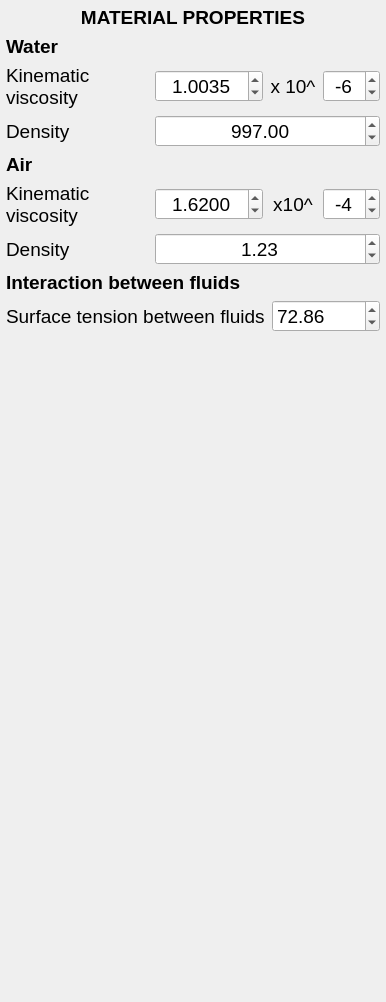
<?xml version="1.0" encoding="UTF-8"?>
<ui version="4.0">
 <class>materials</class>
 <widget class="QFrame" name="materials">
  <property name="geometry">
   <rect>
    <x>0</x>
    <y>0</y>
    <width>386</width>
    <height>1002</height>
   </rect>
  </property>
  <property name="windowTitle">
   <string>Frame</string>
  </property>
  <layout class="QVBoxLayout" name="verticalLayout">
   <property name="leftMargin">
    <number>6</number>
   </property>
   <property name="topMargin">
    <number>6</number>
   </property>
   <property name="rightMargin">
    <number>6</number>
   </property>
   <property name="bottomMargin">
    <number>6</number>
   </property>
   <item>
    <widget class="QLabel" name="Lbl_H1">
     <property name="font">
      <font>
       <pointsize>14</pointsize>
      </font>
     </property>
     <property name="text">
      <string>&lt;html&gt;&lt;head/&gt;&lt;body&gt;&lt;p&gt;&lt;span style=&quot; font-weight:600;&quot;&gt;MATERIAL PROPERTIES&lt;/span&gt;&lt;/p&gt;&lt;/body&gt;&lt;/html&gt;</string>
     </property>
     <property name="alignment">
      <set>Qt::AlignCenter</set>
     </property>
    </widget>
   </item>
   <item>
    <widget class="QLabel" name="Lbl_WaterH2">
     <property name="font">
      <font>
       <pointsize>14</pointsize>
       <weight>75</weight>
       <bold>true</bold>
      </font>
     </property>
     <property name="text">
      <string>Water</string>
     </property>
    </widget>
   </item>
   <item>
    <layout class="QGridLayout" name="gridLayout" columnstretch="3,1,1,1">
     <item row="0" column="3">
      <widget class="QDoubleSpinBox" name="DSpBx_WaterViscExp">
       <property name="font">
        <font>
         <pointsize>14</pointsize>
        </font>
       </property>
       <property name="alignment">
        <set>Qt::AlignCenter</set>
       </property>
       <property name="decimals">
        <number>0</number>
       </property>
       <property name="minimum">
        <double>-10.000000000000000</double>
       </property>
       <property name="maximum">
        <double>10.000000000000000</double>
       </property>
       <property name="value">
        <double>-6.000000000000000</double>
       </property>
      </widget>
     </item>
     <item row="0" column="2">
      <widget class="QLabel" name="Lbl_10pb">
       <property name="font">
        <font>
         <pointsize>14</pointsize>
        </font>
       </property>
       <property name="text">
        <string>x 10^</string>
       </property>
       <property name="alignment">
        <set>Qt::AlignCenter</set>
       </property>
      </widget>
     </item>
     <item row="0" column="1">
      <widget class="QDoubleSpinBox" name="DSpBx_WaterVisc">
       <property name="font">
        <font>
         <pointsize>14</pointsize>
        </font>
       </property>
       <property name="alignment">
        <set>Qt::AlignCenter</set>
       </property>
       <property name="decimals">
        <number>4</number>
       </property>
       <property name="maximum">
        <double>100.000000000000000</double>
       </property>
       <property name="singleStep">
        <double>0.100000000000000</double>
       </property>
       <property name="value">
        <double>1.003500000000000</double>
       </property>
      </widget>
     </item>
     <item row="0" column="0">
      <widget class="QLabel" name="Lbl_WaterVisc">
       <property name="font">
        <font>
         <pointsize>14</pointsize>
         <italic>false</italic>
        </font>
       </property>
       <property name="text">
        <string>Kinematic viscosity</string>
       </property>
       <property name="alignment">
        <set>Qt::AlignLeading|Qt::AlignLeft|Qt::AlignVCenter</set>
       </property>
       <property name="wordWrap">
        <bool>true</bool>
       </property>
      </widget>
     </item>
     <item row="1" column="0">
      <widget class="QLabel" name="Lbl_WaterDen">
       <property name="font">
        <font>
         <pointsize>14</pointsize>
         <italic>false</italic>
        </font>
       </property>
       <property name="text">
        <string>Density</string>
       </property>
       <property name="alignment">
        <set>Qt::AlignLeading|Qt::AlignLeft|Qt::AlignVCenter</set>
       </property>
       <property name="wordWrap">
        <bool>true</bool>
       </property>
      </widget>
     </item>
     <item row="1" column="1" colspan="3">
      <widget class="QDoubleSpinBox" name="DSpBx_WaterDen">
       <property name="font">
        <font>
         <pointsize>14</pointsize>
        </font>
       </property>
       <property name="alignment">
        <set>Qt::AlignCenter</set>
       </property>
       <property name="maximum">
        <double>10000.000000000000000</double>
       </property>
       <property name="value">
        <double>997.000000000000000</double>
       </property>
      </widget>
     </item>
    </layout>
   </item>
   <item>
    <widget class="QLabel" name="Lbl_AirH2">
     <property name="font">
      <font>
       <pointsize>14</pointsize>
       <weight>75</weight>
       <bold>true</bold>
      </font>
     </property>
     <property name="text">
      <string>Air</string>
     </property>
    </widget>
   </item>
   <item>
    <layout class="QGridLayout" name="gridLayout_2" columnstretch="3,1,1,1">
     <item row="0" column="3">
      <widget class="QDoubleSpinBox" name="DSpBx_AirViscExp">
       <property name="font">
        <font>
         <pointsize>14</pointsize>
        </font>
       </property>
       <property name="alignment">
        <set>Qt::AlignCenter</set>
       </property>
       <property name="decimals">
        <number>0</number>
       </property>
       <property name="minimum">
        <double>-10.000000000000000</double>
       </property>
       <property name="maximum">
        <double>10.000000000000000</double>
       </property>
       <property name="value">
        <double>-4.000000000000000</double>
       </property>
      </widget>
     </item>
     <item row="0" column="0">
      <widget class="QLabel" name="Lbl_AirVisc">
       <property name="font">
        <font>
         <pointsize>14</pointsize>
         <italic>false</italic>
        </font>
       </property>
       <property name="text">
        <string>Kinematic viscosity</string>
       </property>
       <property name="alignment">
        <set>Qt::AlignLeading|Qt::AlignLeft|Qt::AlignVCenter</set>
       </property>
       <property name="wordWrap">
        <bool>true</bool>
       </property>
      </widget>
     </item>
     <item row="0" column="1">
      <widget class="QDoubleSpinBox" name="DSpBx_AirVisc">
       <property name="font">
        <font>
         <pointsize>14</pointsize>
        </font>
       </property>
       <property name="alignment">
        <set>Qt::AlignCenter</set>
       </property>
       <property name="decimals">
        <number>4</number>
       </property>
       <property name="maximum">
        <double>100.000000000000000</double>
       </property>
       <property name="value">
        <double>1.620000000000000</double>
       </property>
      </widget>
     </item>
     <item row="0" column="2">
      <widget class="QLabel" name="Lbl_10pa">
       <property name="font">
        <font>
         <pointsize>14</pointsize>
        </font>
       </property>
       <property name="text">
        <string>x10^</string>
       </property>
       <property name="alignment">
        <set>Qt::AlignCenter</set>
       </property>
      </widget>
     </item>
     <item row="1" column="0">
      <widget class="QLabel" name="Lbl_AirDen">
       <property name="font">
        <font>
         <pointsize>14</pointsize>
         <italic>false</italic>
        </font>
       </property>
       <property name="text">
        <string>Density</string>
       </property>
       <property name="alignment">
        <set>Qt::AlignLeading|Qt::AlignLeft|Qt::AlignVCenter</set>
       </property>
       <property name="wordWrap">
        <bool>true</bool>
       </property>
      </widget>
     </item>
     <item row="1" column="1" colspan="3">
      <widget class="QDoubleSpinBox" name="DSpBx_AirDen">
       <property name="font">
        <font>
         <pointsize>14</pointsize>
        </font>
       </property>
       <property name="alignment">
        <set>Qt::AlignCenter</set>
       </property>
       <property name="maximum">
        <double>10000.000000000000000</double>
       </property>
       <property name="value">
        <double>1.230000000000000</double>
       </property>
      </widget>
     </item>
    </layout>
   </item>
   <item>
    <widget class="QLabel" name="Lbl_SurfTenH2">
     <property name="font">
      <font>
       <pointsize>14</pointsize>
       <weight>75</weight>
       <bold>true</bold>
      </font>
     </property>
     <property name="text">
      <string>Interaction between fluids</string>
     </property>
    </widget>
   </item>
   <item>
    <layout class="QGridLayout" name="gridLayout_4" columnstretch="3,0,0">
     <item row="0" column="0">
      <widget class="QLabel" name="Lbl_SurfTen">
       <property name="font">
        <font>
         <pointsize>14</pointsize>
         <italic>false</italic>
        </font>
       </property>
       <property name="text">
        <string>Surface tension between fluids</string>
       </property>
       <property name="alignment">
        <set>Qt::AlignLeading|Qt::AlignLeft|Qt::AlignVCenter</set>
       </property>
       <property name="wordWrap">
        <bool>true</bool>
       </property>
      </widget>
     </item>
     <item row="0" column="1" colspan="2">
      <widget class="QDoubleSpinBox" name="DSpBx_SurfTen">
       <property name="font">
        <font>
         <pointsize>14</pointsize>
        </font>
       </property>
       <property name="maximum">
        <double>10000.000000000000000</double>
       </property>
       <property name="value">
        <double>72.859999999999999</double>
       </property>
      </widget>
     </item>
    </layout>
   </item>
   <item>
    <spacer name="VSp">
     <property name="orientation">
      <enum>Qt::Vertical</enum>
     </property>
     <property name="sizeHint" stdset="0">
      <size>
       <width>20</width>
       <height>722</height>
      </size>
     </property>
    </spacer>
   </item>
  </layout>
 </widget>
 <resources/>
 <connections/>
</ui>
